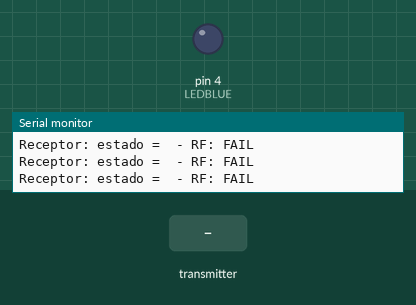
Bench run of a sketch on a simulated Arduino Uno, built with avr-gcc and run on an emulated ATmega328P. Shown: output pins drawn as LEDs (lit = HIGH), the last lines printed to the serial monitor. The inputs (shaded band) are chosen by the test bench. No radio packets arrive unless stated.

Above: at 1.2 s.
1.3 s: the transmitter starts sending buttonState = 1
At 2.2 s:
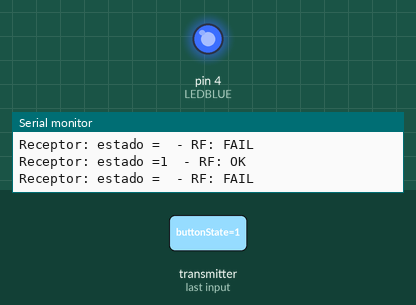
2.8 s: the transmitter starts sending buttonState = 0
At 3.6 s:
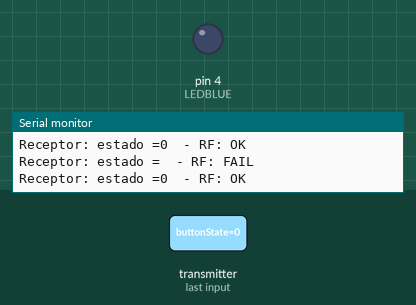
Timing chart, 0 to 5.8 s (numbered marks = the images above; inputs shaded):
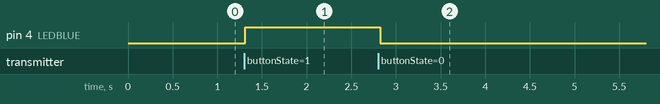

Measured:
- after the input at 1.3 s, pin 4 (LEDBLUE): LOW → HIGH at once
- after the input at 2.8 s, pin 4 (LEDBLUE): HIGH → LOW at once

The sketch:

teste_NRF24L01_receiver.ino
```cpp
// Testando circuitos para limpeza de bugs
//////////////////////////////////////////////
// Pancho 4: robô radiocontrolado
// Robot, Module RRF
//////////////////////////////////////////////
#include <SPI.h>
#include <nRF24L01.h>
#include <RF24.h>

#define LEDBLUE     4

#define CE_PIN 7
#define CSN_PIN 8
// instantiate an object for the nRF24L01 transceiver
RF24 radio(CE_PIN, CSN_PIN);  // CE, CSN

const byte address[6] = "PNCHO";  // identificador da rádio
int error = 0;
int buttonState = 0;

void setup() {
  // put your setup code here, to run once:
  Serial.begin(9600);
  Serial.println("Receptor: inicinando leitura.");
  //radio.begin();

  if (!radio.begin()) {
    Serial.println(F("radio hardware is not responding!!"));
    while (1) {}  // hold in infinite loop
  }
  radio.openReadingPipe(0, address);
  radio.setPALevel(RF24_PA_MIN);
  radio.startListening();

  pinMode(LEDBLUE,   OUTPUT);
}

void loop() {
  Serial.print("Receptor: estado =");
  if (radio.available()) {
    radio.read(&buttonState, sizeof(buttonState));
    if (buttonState == HIGH) {
      digitalWrite(LEDBLUE, HIGH);
    } else {
      digitalWrite(LEDBLUE, LOW);
    }
    Serial.print(buttonState);
    Serial.println("  - RF: OK");
  }
  else Serial.println("  - RF: FAIL");
}
```
